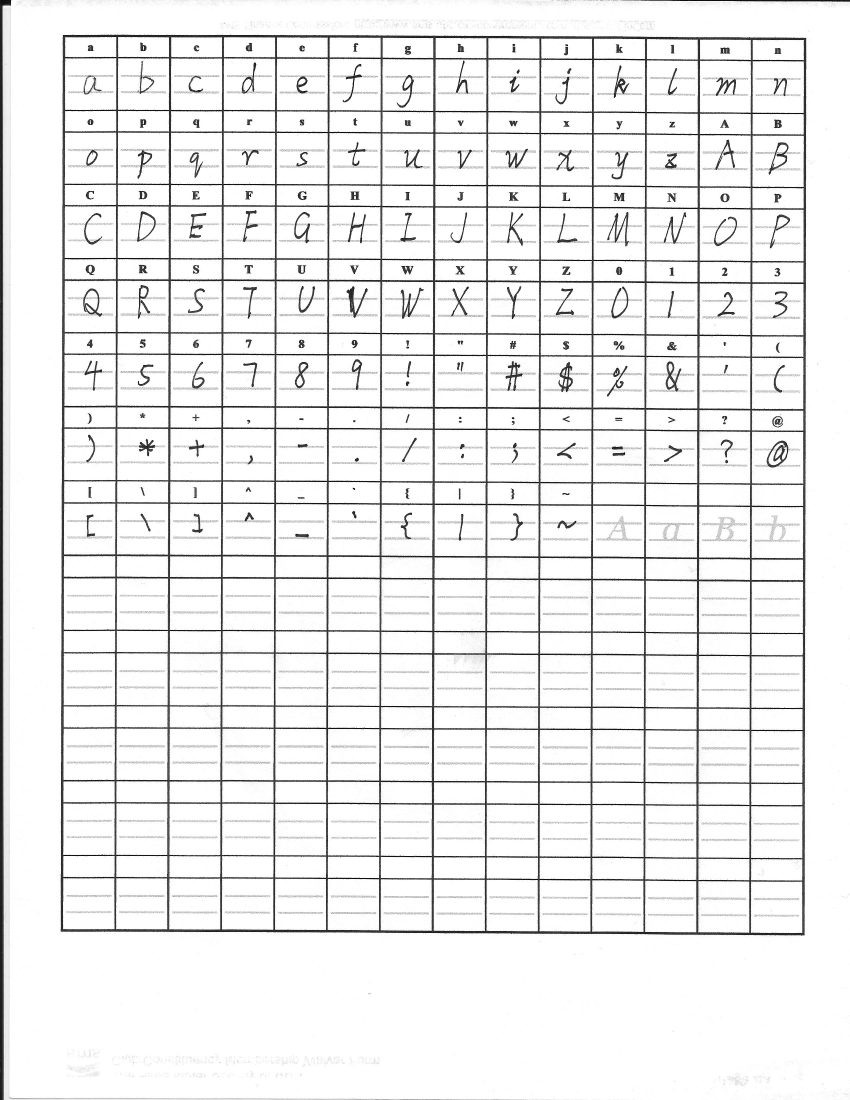
#> input picture upload/9hBtZD.jpeg, 2550 x 3300 px (shown at 1/3 size)
$ python -i crop_image.py   (imports and definitions only)   (Python 2 division)   (older library calls are emulated)
#> lines starting #> are read from the running program, lines starting #| are printed output that depends on the picture
import os
import cv2
import numpy as np
from PIL import Image, ImageChops, ImageFilter
import math

from data import PERCENTAGE_TO_CROP_SCAN_IMG, CROPPED_IMG_NAME


def crop_by_percentage(origin_im, percentage):
    width, height = origin_im.size
    left = int(percentage * width)
    upper = int(percentage * height)
    right = int((1 - percentage) * width)
    lower = int((1 - percentage) * height)
    im = origin_im.crop((left, upper, right, lower))
    return im


def _detect_circles(filepath):
#> called with filepath = '../upload/9hBtZD.jpeg'
    tempfile_name = "wait_for_detect.bmp"
    origin_im = Image.open(filepath)
#> origin_im is the input picture: PIL image 2550x3300 L; min 0, max 255, mean 237.5
    im_blurred = origin_im.filter(ImageFilter.GaussianBlur(radius=10))
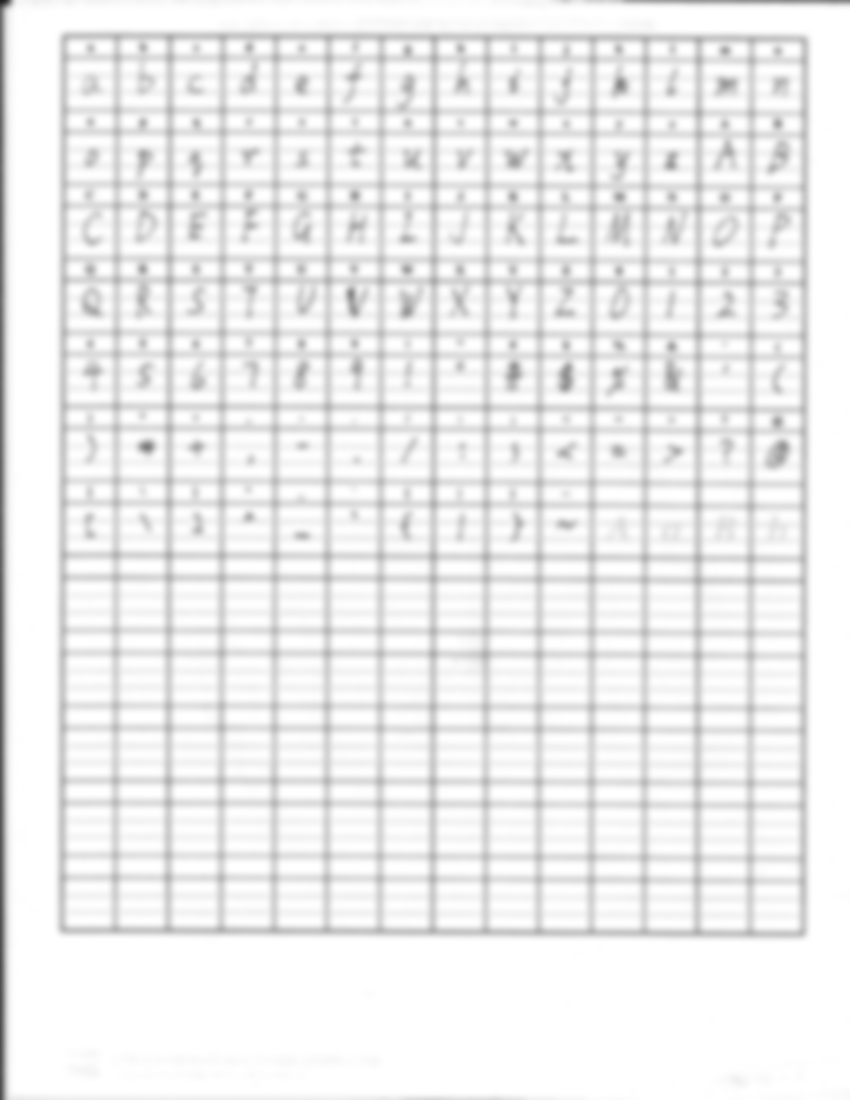
#> im_blurred: PIL image 2550x3300 L (shown at 1/3 size); min 28, max 255, mean 237.4
    im_blurred.save(tempfile_name)

    img = cv2.imread(tempfile_name,0)
    img = cv2.medianBlur(img,5)
    circles = cv2.HoughCircles(img,cv2.cv.CV_HOUGH_GRADIENT,1,20,
                               param1=50,param2=30,minRadius=10,maxRadius=500)
#> circles = None
#> (the run stopped early here; a loop or call above may not have finished)
